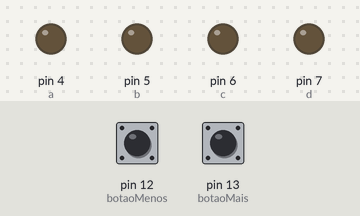
The sketch below on a simulated Arduino Uno, built with avr-gcc and run on an emulated ATmega328P. Shown: output pins drawn as LEDs (lit = HIGH). The inputs (shaded band) are chosen by the test bench; at power-on: pin 12 (botaoMenos) LOW, pin 13 (botaoMais) LOW. What the sketch prints to the serial monitor is not drawn.

Above: at 1.2 s.
1.3 s: pin 12 (botaoMenos) pulled HIGH for 0.15 s
At 1.9 s:
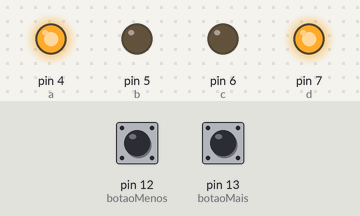
2.9 s: pin 12 (botaoMenos) pulled HIGH for 1 s
At 4.3 s:
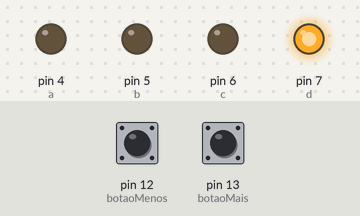
5.4 s: pin 12 (botaoMenos) pulled HIGH for 0.15 s
At 6.2 s:
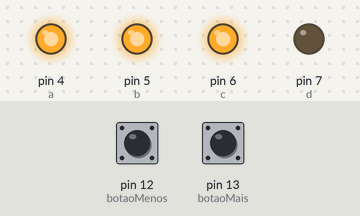
7.0 s: pin 12 (botaoMenos) pulled HIGH for 3.2 s
At 7.4 s:
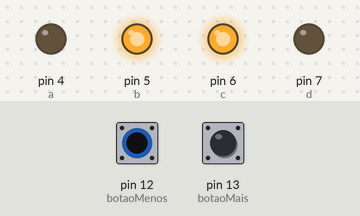
11.7 s: pin 12 (botaoMenos) pulled HIGH for 0.15 s
At 12.2 s:
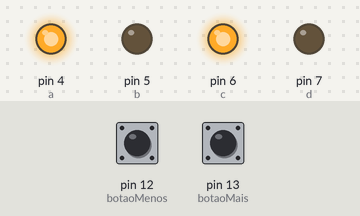
13.3 s: pin 12 (botaoMenos) pulled HIGH for 1 s
At 14.6 s:
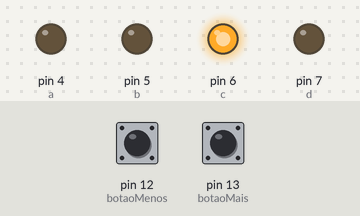
Timing chart, 0 to 16.3 s (numbered marks = the images above; inputs shaded):
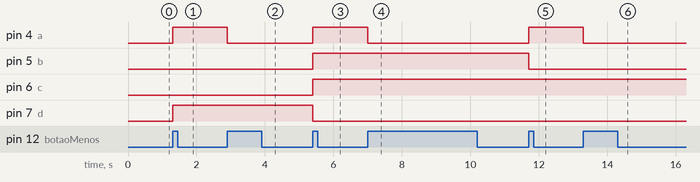

Measured:
- after the input at 1.3 s, pin 4 (a), pin 7 (d): LOW → HIGH at once
- after the input at 2.9 s, pin 4 (a): HIGH → LOW at once
- after the input at 5.4 s, pin 4 (a), pin 5 (b), pin 6 (c): LOW → HIGH at once; pin 7 (d): HIGH → LOW at once
- after the input at 7.0 s, pin 4 (a): HIGH → LOW at once
- after the input at 11.7 s, pin 4 (a): LOW → HIGH at once; pin 5 (b): HIGH → LOW at once
- after the input at 13.3 s, pin 4 (a): HIGH → LOW at once

The sketch:

displaySeteSegmentos.ino
```cpp
/***************************************\
** ROBOCORE ARDUINO KIT INICIANTE **
* *
** Display 7 Segmentos 2 **
\***************************************/
const int a = 4;
const int b = 5;
const int c = 6;
const int d = 7;
const int botaoMais = 13;
const int botaoMenos = 12;

int estadoButtonMais = 0;
int estadoButtonMenos = 0;

int leButtonMais;
int leButtonMenos;


int lastEstadoMais = LOW;
int lastEstadoMenos = LOW;

int timeMais;
int timeMenos;

int timeMaisDelay = 50;
int timeMenosDelay = 50;

int digito = 0;

void setup(){
pinMode(a, OUTPUT);
pinMode(b, OUTPUT);
pinMode(c, OUTPUT);
pinMode(d, OUTPUT);
pinMode(botaoMais, INPUT);
pinMode(botaoMenos, INPUT);
 Serial.begin(9600);
}


void digitos(int digito)
{

     if(digito == 0)
     {
       digitalWrite(a, LOW);//DIGITO 0
       digitalWrite(b, LOW);
       digitalWrite(c, LOW);
       digitalWrite(d, LOW);

     }
     if(digito == 1)
     {
       digitalWrite(a, HIGH);//DIGITO 1
       digitalWrite(b, LOW);
       digitalWrite(c, LOW);
       digitalWrite(d, LOW);

     }
     if(digito == 2)
     {
       digitalWrite(a, LOW);//DIGITO 2
       digitalWrite(b, HIGH);
       digitalWrite(c, LOW);
       digitalWrite(d, LOW);

     }
     if(digito == 3)
     {
       digitalWrite(a, HIGH);//DIGITO 3
       digitalWrite(b, HIGH);
       digitalWrite(c, LOW);
       digitalWrite(d, LOW);

     }
     if(digito == 4)
     {
       digitalWrite(a, LOW);//DIGITO 4
       digitalWrite(b, LOW);
       digitalWrite(c, HIGH);
       digitalWrite(d, LOW);

     }
     if(digito == 5)
     {
       digitalWrite(a, HIGH);//DIGITO 5
       digitalWrite(b, LOW);
       digitalWrite(c, HIGH);
       digitalWrite(d, LOW);

     }
     if(digito == 6)
     {
       digitalWrite(a, LOW);//DIGITO 6
       digitalWrite(b, HIGH);
       digitalWrite(c, HIGH);
       digitalWrite(d, LOW);

     }
     if(digito == 7)
     {
       digitalWrite(a, HIGH);//DIGITO 7
       digitalWrite(b, HIGH);
       digitalWrite(c, HIGH);
       digitalWrite(d, LOW);

     }
     if(digito == 8)
     {
       digitalWrite(a, LOW);//DIGITO 8
       digitalWrite(b, LOW);
       digitalWrite(c, LOW);
       digitalWrite(d, HIGH);

     }
     if(digito == 9)
     {
       digitalWrite(a, HIGH); //DIGITO 9
       digitalWrite(b, LOW);
       digitalWrite(c, LOW);
       digitalWrite(d, HIGH);

     }

}
void loop()
{
    leButtonMais  = digitalRead(botaoMais);
    leButtonMenos  = digitalRead(botaoMenos);

  if(leButtonMais != lastEstadoMais)
  {
    timeMais = millis();
  }

  if(leButtonMenos != lastEstadoMenos)
  {
    timeMenos = millis();
  }


   if((millis() - timeMenos) > timeMenosDelay)
   {
      if (leButtonMenos != estadoButtonMenos)
      {
          estadoButtonMenos = leButtonMenos;


      }
    }

     if((millis() - timeMais) > timeMaisDelay)
   {
      if (leButtonMais != estadoButtonMais)
      {
          estadoButtonMais = leButtonMais;


      }
    }


     if(leButtonMais == HIGH && lastEstadoMais == LOW)
     {
        digito++;
        if(digito > 9)
          digito = 0;
     }

     if(leButtonMenos == HIGH && lastEstadoMenos == LOW)
     {
        digito--;
        if(digito < 0)
          digito = 9;
     }
    lastEstadoMais = leButtonMais;
    lastEstadoMenos = leButtonMenos;
    Serial.print(digito);

    digitos(digito);

} 
```
